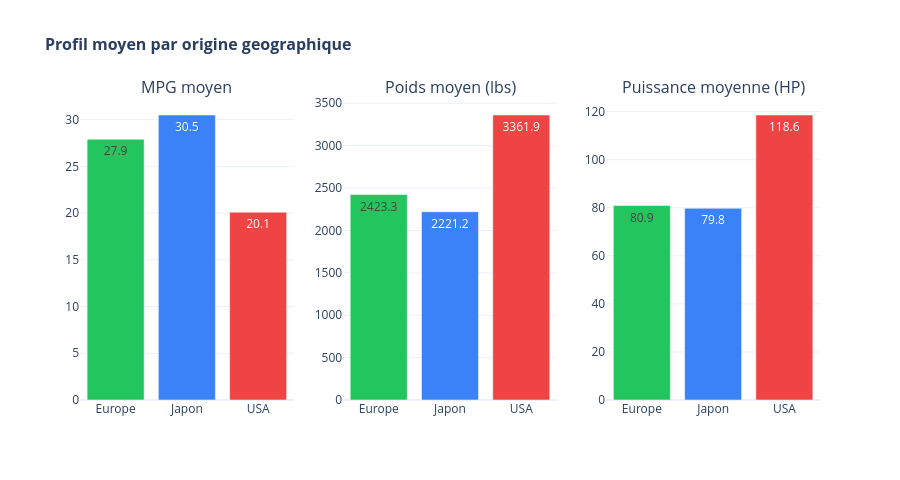

The cell this chart's notebook holds for it:
### Markdown cell above
#### Visualisation 2 — Comparaison des origines geographiques

Trois metriques cles — MPG, poids, puissance — par region du monde.

### Code cell
stats = df.groupby('origin').agg(
    mpg=('mpg', 'mean'),
    weight=('weight', 'mean'),
    hp=('horsepower', 'mean')
).reset_index()
stats['label'] = stats['origin'].map(ORIGIN_MAP)

fig = make_subplots(
    rows=1, cols=3,
    subplot_titles=('MPG moyen', 'Poids moyen (lbs)', 'Puissance moyenne (HP)')
)

for col_name, col_i in [('mpg', 1), ('weight', 2), ('hp', 3)]:
    bar_colors = [COLORS[lbl] for lbl in stats['label']]
    fig.add_trace(go.Bar(
        x=stats['label'], y=stats[col_name].round(1),
        marker_color=bar_colors,
        text=stats[col_name].round(1), textposition='auto',
        showlegend=False,
        hovertemplate='<b>%{x}</b> : %{y:.1f}<extra></extra>'
    ), row=1, col=col_i)

fig.update_layout(
    title_text='<b>Profil moyen par origine geographique</b>',
    title_font_size=16, template='plotly_white', height=480
)

html_path = os.path.join(OUTPUT_DIR, 'story_origin_comparison.html')
fig.write_html(html_path)
print(f'Graphique 2 sauvegarde : {html_path}')
fig.show()

### Figure 1 — Plotly figure (JSON) as saved in the notebook; plotly's stock layout.template omitted (floating-point values rounded to 4 significant figures)
{"data": [{"hovertemplate": "<b>%{x}</b> : %{y:.1f}<extra></extra>", "marker": {"color": ["#22c55e", "#3b82f6", "#ef4444"]}, "showlegend": false, "text": [27.9, 30.5, 20.1], "textposition": "auto", "type": "bar", "x": ["Europe", "Japon", "USA"], "xaxis": "x", "y": [27.9, 30.5, 20.1], "yaxis": "y"}, {"hovertemplate": "<b>%{x}</b> : %{y:.1f}<extra></extra>", "marker": {"color": ["#22c55e", "#3b82f6", "#ef4444"]}, "showlegend": false, "text": [2423.0, 2221.0, 3362.0], "textposition": "auto", "type": "bar", "x": ["Europe", "Japon", "USA"], "xaxis": "x2", "y": [2423.0, 2221.0, 3362.0], "yaxis": "y2"}, {"hovertemplate": "<b>%{x}</b> : %{y:.1f}<extra></extra>", "marker": {"color": ["#22c55e", "#3b82f6", "#ef4444"]}, "showlegend": false, "text": [80.9, 79.8, 118.6], "textposition": "auto", "type": "bar", "x": ["Europe", "Japon", "USA"], "xaxis": "x3", "y": [80.9, 79.8, 118.6], "yaxis": "y3"}], "layout": {"annotations": [{"font": {"size": 16}, "showarrow": false, "text": "MPG moyen", "x": 0.1444, "xanchor": "center", "xref": "paper", "y": 1, "yanchor": "bottom", "yref": "paper"}, {"font": {"size": 16}, "showarrow": false, "text": "Poids moyen (lbs)", "x": 0.5, "xanchor": "center", "xref": "paper", "y": 1, "yanchor": "bottom", "yref": "paper"}, {"font": {"size": 16}, "showarrow": false, "text": "Puissance moyenne (HP)", "x": 0.8556, "xanchor": "center", "xref": "paper", "y": 1, "yanchor": "bottom", "yref": "paper"}], "height": 480, "title": {"font": {"size": 16}, "text": "<b>Profil moyen par origine geographique</b>"}, "xaxis": {"anchor": "y", "domain": [0, 0.2889]}, "xaxis2": {"anchor": "y2", "domain": [0.3556, 0.6444]}, "xaxis3": {"anchor": "y3", "domain": [0.7111, 1]}, "yaxis": {"anchor": "x", "domain": [0, 1]}, "yaxis2": {"anchor": "x2", "domain": [0, 1]}, "yaxis3": {"anchor": "x3", "domain": [0, 1]}}}
